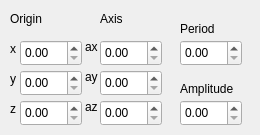
             <widget class="QWidget" name="page_2">
              <widget class="QLabel" name="label_100">
               <property name="geometry">
                <rect>
                 <x>10</x>
                 <y>10</y>
                 <width>41</width>
                 <height>17</height>
                </rect>
               </property>
               <property name="text">
                <string>Origin</string>
               </property>
              </widget>
              <widget class="QLabel" name="label_102">
               <property name="geometry">
                <rect>
                 <x>100</x>
                 <y>10</y>
                 <width>41</width>
                 <height>17</height>
                </rect>
               </property>
               <property name="text">
                <string>Axis</string>
               </property>
              </widget>
              <widget class="QDoubleSpinBox" name="mm_riggle_origin_x">
               <property name="geometry">
                <rect>
                 <x>20</x>
                 <y>40</y>
                 <width>62</width>
                 <height>26</height>
                </rect>
               </property>
              </widget>
              <widget class="QDoubleSpinBox" name="mm_riggle_origin_y">
               <property name="geometry">
                <rect>
                 <x>20</x>
                 <y>70</y>
                 <width>62</width>
                 <height>26</height>
                </rect>
               </property>
              </widget>
              <widget class="QDoubleSpinBox" name="mm_riggle_origin_z">
               <property name="geometry">
                <rect>
                 <x>20</x>
                 <y>100</y>
                 <width>62</width>
                 <height>26</height>
                </rect>
               </property>
              </widget>
              <widget class="QDoubleSpinBox" name="mm_riggle_axis_y">
               <property name="geometry">
                <rect>
                 <x>100</x>
                 <y>70</y>
                 <width>62</width>
                 <height>26</height>
                </rect>
               </property>
              </widget>
              <widget class="QDoubleSpinBox" name="mm_riggle_axis_x">
               <property name="geometry">
                <rect>
                 <x>100</x>
                 <y>40</y>
                 <width>62</width>
                 <height>26</height>
                </rect>
               </property>
              </widget>
              <widget class="QDoubleSpinBox" name="mm_riggle_axis_z">
               <property name="geometry">
                <rect>
                 <x>100</x>
                 <y>100</y>
                 <width>62</width>
                 <height>26</height>
                </rect>
               </property>
              </widget>
              <widget class="QDoubleSpinBox" name="mm_riggle_period">
               <property name="geometry">
                <rect>
                 <x>180</x>
                 <y>40</y>
                 <width>62</width>
                 <height>26</height>
                </rect>
               </property>
              </widget>
              <widget class="QLabel" name="label_111">
               <property name="geometry">
                <rect>
                 <x>180</x>
                 <y>20</y>
                 <width>41</width>
                 <height>17</height>
                </rect>
               </property>
               <property name="text">
                <string>Period</string>
               </property>
              </widget>
              <widget class="QLabel" name="label_164">
               <property name="geometry">
                <rect>
                 <x>10</x>
                 <y>40</y>
                 <width>16</width>
                 <height>17</height>
                </rect>
               </property>
               <property name="text">
                <string>x</string>
               </property>
              </widget>
              <widget class="QLabel" name="label_165">
               <property name="geometry">
                <rect>
                 <x>10</x>
                 <y>70</y>
                 <width>16</width>
                 <height>17</height>
                </rect>
               </property>
               <property name="text">
                <string>y</string>
               </property>
              </widget>
              <widget class="QLabel" name="label_166">
               <property name="geometry">
                <rect>
                 <x>10</x>
                 <y>100</y>
                 <width>16</width>
                 <height>17</height>
                </rect>
               </property>
               <property name="text">
                <string>z</string>
               </property>
              </widget>
              <widget class="QLabel" name="label_167">
               <property name="geometry">
                <rect>
                 <x>85</x>
                 <y>40</y>
                 <width>15</width>
                 <height>14</height>
                </rect>
               </property>
               <property name="text">
                <string>ax</string>
               </property>
              </widget>
              <widget class="QLabel" name="label_168">
               <property name="geometry">
                <rect>
                 <x>85</x>
                 <y>70</y>
                 <width>15</width>
                 <height>14</height>
                </rect>
               </property>
               <property name="text">
                <string>ay</string>
               </property>
              </widget>
              <widget class="QLabel" name="label_169">
               <property name="geometry">
                <rect>
                 <x>85</x>
                 <y>100</y>
                 <width>15</width>
                 <height>14</height>
                </rect>
               </property>
               <property name="text">
                <string>az</string>
               </property>
              </widget>
              <widget class="QDoubleSpinBox" name="mm_riggle_amplitude">
               <property name="geometry">
                <rect>
                 <x>180</x>
                 <y>100</y>
                 <width>62</width>
                 <height>26</height>
                </rect>
               </property>
              </widget>
              <widget class="QLabel" name="label_158">
               <property name="geometry">
                <rect>
                 <x>180</x>
                 <y>80</y>
                 <width>71</width>
                 <height>17</height>
                </rect>
               </property>
               <property name="text">
                <string>Amplitude</string>
               </property>
              </widget>
             </widget>
